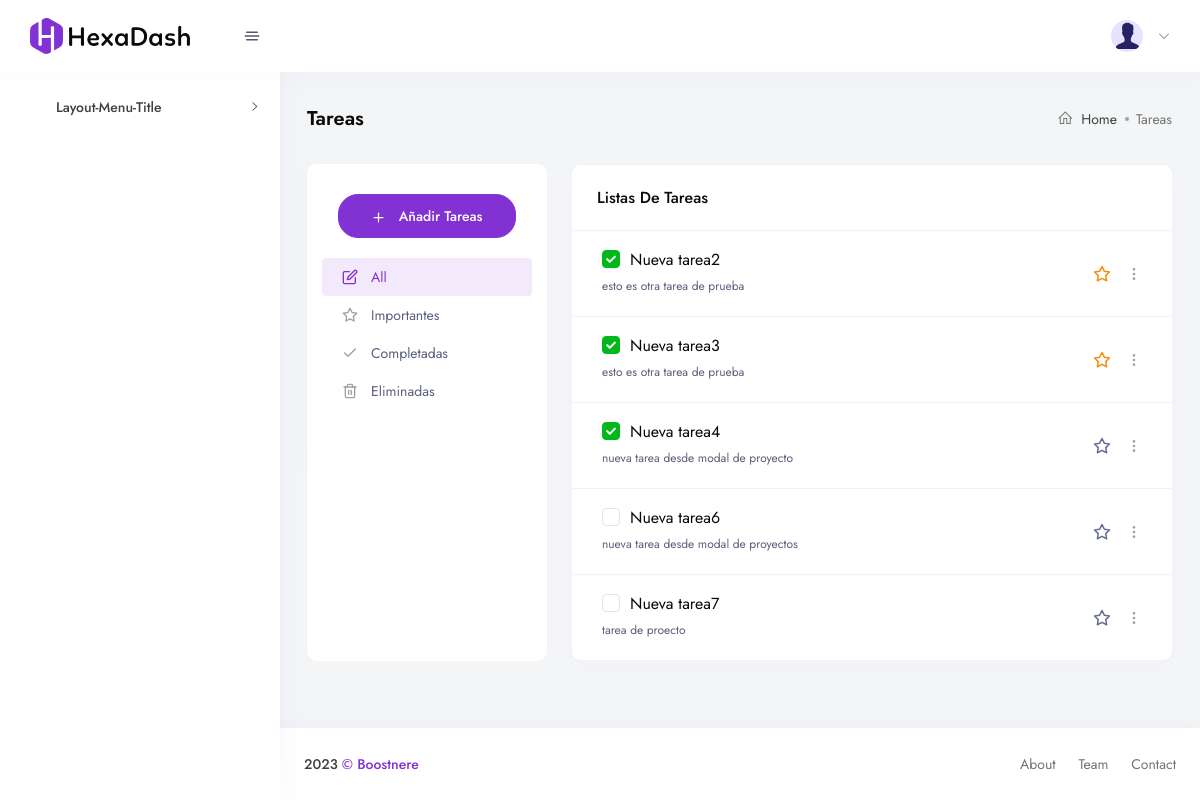
/projects/1/task/ (signed in), run on the app's committed database.
### projects/models.py (models this page shows, shortened)
class UserProfile(models.Model):
    user = models.OneToOneField(User, on_delete=models.CASCADE)
    image = models.ImageField(upload_to='profile_image', blank=True)
    position = models.CharField(max_length=255, blank=True)

class Tasks(models.Model):
    name = models.CharField(max_length=255)
    description = models.TextField()
    assigned_to = models.ForeignKey(User, on_delete=models.CASCADE)
    created_date = models.DateField(auto_now_add=True)
    completed = models.BooleanField(default=False)
    completed_date = models.DateField(blank=True, null=True)
    important = models.BooleanField(default=False)
    deleted = models.BooleanField(default=False)

### projects/views.py (the view)
# urls.py: path('<int:project_id>/task/', views.tasks, name='task'),
@login_required
def tasks(request, project_id):
    proyecto = Projects.objects.get(id=project_id)
    all_tasks = proyecto.tasks.filter(deleted=False)
    important_tasks = proyecto.tasks.filter(important=True, deleted=False)
    completed_tasks = proyecto.tasks.filter(completed=True, deleted=False)
    deleted_tasks = proyecto.tasks.filter(deleted=True)
    return render(request, 'pages/application/task/task.html', {'proyecto': proyecto,
                                                                'tasks': all_tasks,
                                                                'important_tasks': important_tasks,
                                                                'completed_tasks': completed_tasks,
                                                                'deleted_tasks': deleted_tasks
                                                                })

### templates/pages/application/task/task.html (shortened to what this page needs)
{% extends 'layout/app.html' %}
{% load static %}
{% block content %}
<div class="dm-page-content">
    <div class="container-fluid">
        <div class="note-wrapper">
            <div class="row">
                <div class="col-lg-12">
                    <div class="breadcrumb-main">
                        <h4 class="text-capitalize breadcrumb-title">Tareas</h4>
                        <div class="breadcrumb-action justify-content-center flex-wrap">
                            <nav aria-label="breadcrumb">
                                <ol class="breadcrumb">
                                    <li class="breadcrumb-item"><a href="#"><i class="las la-home"></i>Home</a></li>
                                    <li class="breadcrumb-item active" aria-current="page">Tareas</li>
                                </ol>
                            </nav>
                        </div>
                    </div>
                </div>
                <div class="col-lg-12">
                    <div class="note-contents">
                        <div class="note-sidebar-wrapper mb-30">
                            <div class="note-sidebar">
                                <div class="card border-0">
                                    <div class="card-body px-15 pt-30">
                                        <div class="px-3">
                                            <a href="#" class="btn btn-primary btn-default btn-rounded btn-block"
                                               data-bs-toggle="modal" data-bs-target="#taskModal"> <img
                                                Añadir Tareas</a>
                                        </div>
                                        <div class="note-types task-types">
                                            <ul class="nav  mb-3" id="pills-tab" role="tablist">
                                                <li class="nav-item" role="presentation">
                                                    <a class="nav-link active" id="pills-home-tab" data-bs-toggle="pill"
                                                       href="#pills-home" role="tab" aria-controls="pills-home"
                                                       aria-selected="true"><img class="svg"
                                                                                 alt="edit"></button> All</a>
                                                </li>
                                                <li class="nav-item" role="presentation">
                                                    <a class="nav-link" id="pills-profile-tab" data-bs-toggle="pill"
                                                       href="#pills-profile" role="tab" aria-controls="pills-profile"
                                                       aria-selected="false"><img
                                                        Importantes</a>
                                                </li>
                                                <li class="nav-item" role="presentation">
                                                    <a class="nav-link" id="pills-contact-tab" data-bs-toggle="pill"
                                                       href="#pills-contact" role="tab" aria-controls="pills-contact"
                                                       aria-selected="false"><img
                                                        Completadas</a>
                                                </li>
                                                <li class="nav-item" role="presentation">
                                                    <a class="nav-link" id="pills-deleted-tab" data-bs-toggle="pill"
                                                       href="#pills-deleted" role="tab" aria-controls="pills-deleted"
                                                       aria-selected="false"><img class="svg"
                                                        Eliminadas</a>
                                                </li>
                                            </ul>
                                        </div>
                                    </div>
                                </div>
                            </div>
                        </div>
                        <div class="note-grid-wrapper mb-30">
                            <div class="task-wrapper">
                                <div class="task-single">
                                    <div class="task-card card">
                                        <div class="card-header">
                                            Listas de tareas
                                        </div>
                                        <div class="tab-content" id="pills-tabContent">
                                            <div class="tab-pane fade show active" id="pills-home" role="tabpanel"
                                                 aria-labelledby="pills-home-tab">
                                                {% for task in tasks %}
                                                <div class="card-body task-card__body">
                                                    <div class="task-card__content d-flex justify-content-between align-items-center">
                                                        <div class="task-card__header">
                                                            <div class="checkbox-group d-flex">
                                                                <form action="{% url 'toggle_task' proyecto.id task.id %}"
                                                                      method="post">
                                                                    <div class="checkbox-theme-default custom-checkbox checkbox-group__single d-flex">
                                                                        <label for="check-grp-task{{task.id}}" class=""
                                                                               id="taskNameLabel{{task.id}}">
                                                                            {{ task.name }}
                                                                        </label>
                                                                    </div>
                                                                </form>
                                                            </div>
                                                            <span id="taskDescriptionLabel{{task.id}}">{{ task.description }}</span>
                                                        </div>
                                                        <div class="table-actions">
                                                            <a href="#"
                                                               class="task-important
                                                               {% if task.important %}active{% endif %}"
                                                               data-task-id-important="{{ task.id }}"
                                                               data-project-id="{{ proyecto.id }}">
                                                            </a>
                                                            <div class="dropdown dropdown-click">
                                                                <button class="btn-link border-0 bg-transparent p-0"
                                                                        data-bs-toggle="dropdown" aria-haspopup="true"
                                                                        aria-expanded="false">
                                                                </button>
                                                            </div>
                                                        </div>
                                                    </div>
                                                </div>
                                                {% endfor %}
                                            </div>
                                        </div>
                                    </div>
                                </div>
                            </div>
                        </div>
                    </div>
                </div>
            </div>
        </div>
    </div>
</div>
{% endblock %}

### templates/partials/_top_nav.html (shortened to what this page needs)
{% load i18n %} {% load static %}
{% with request.resolver_match.url_name as path_name %}
<nav class="navbar navbar-light">
	<div class="navbar-left">
		<div class="logo-area">
			<a class="navbar-brand" href="{% url 'home' %}">
			<img
				class="dark"
				src="{% static 'backend/img/logo_dark.svg' %}"
				alt="svg"
				/>
			</a>
			<a href="#" class="sidebar-toggle">
				/></a>
		</div>
	</div>
	<div class="navbar-right">
		<ul class="navbar-right__menu">
			<li class="nav-search">
			</li>
			<li class="nav-author">
				{% if user.is_authenticated %}
				<div class="dropdown-custom">
					<a href="javascript:;" class="nav-item-toggle"
						><img
						src="{{ user.userprofile.image.url }}"
						alt="{{ user.username }}"
						class="rounded-circle wh-34 bg-opacity-secondary"
						/>
					<span class="nav-item__title"
						>{{ user.get_full_name }}<i
						class="las la-angle-down nav-item__arrow"
						></i
						></span>
					</a>
				</div>
				{% endif %}
			</li>
		</ul>
	</div>
</nav>
{% endwith %}

### data on the page
Tasks: name "Nueva tarea2", description "esto es otra tarea de prueba"
Tasks: name "Nueva tarea3", description "esto es otra tarea de prueba"
Tasks: name "Nueva tarea4", description "nueva tarea desde modal de proyecto"
Tasks: name "Nueva tarea6", description "nueva tarea desde modal de proyectos"
Tasks: name "Nueva tarea7", description "tarea de proecto"
